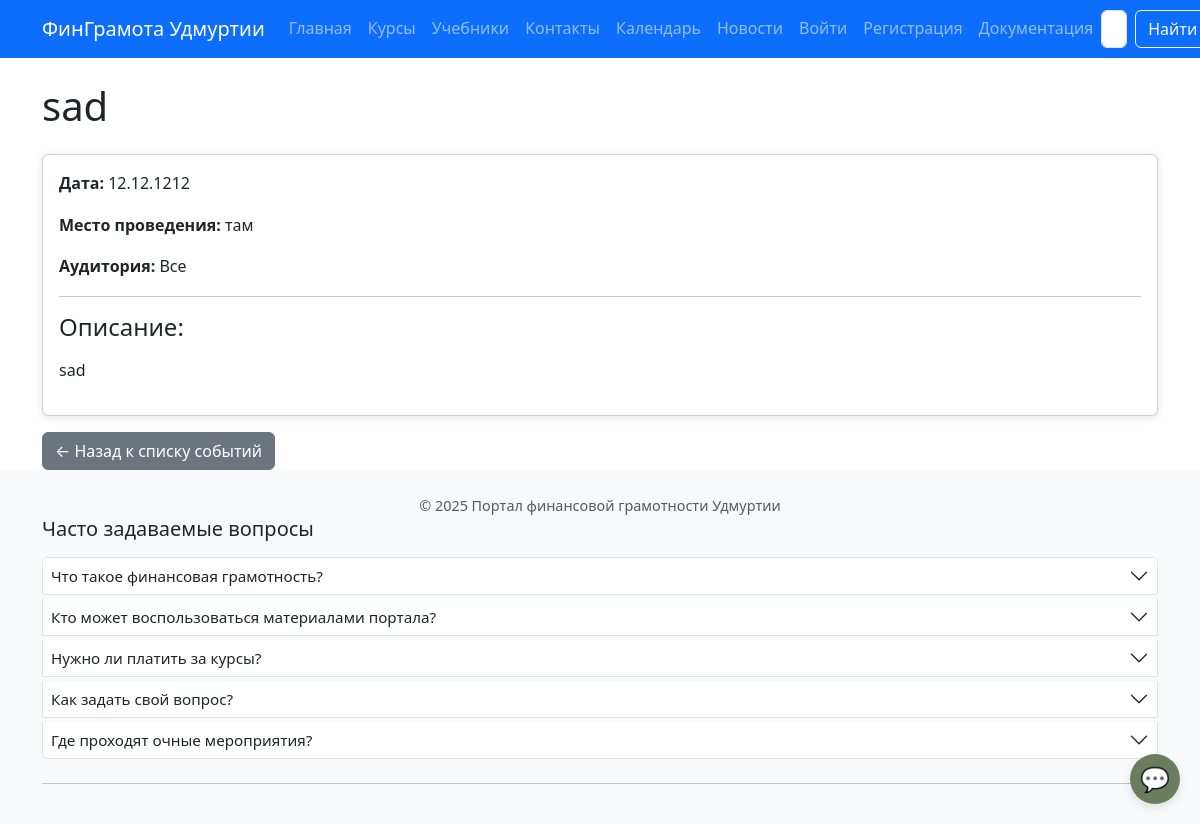
The app's page /events/13/ with its own data.
### core/models.py (models this page shows, shortened)
class Event(models.Model):
    title = models.CharField(max_length=200)
    description = models.TextField()
    date = models.DateField()
    location = models.CharField(max_length=200)
    audience = models.CharField(max_length=50, choices=AUDIENCE_CHOICES, default='все')

### core/views.py (the view)
# urls.py: path('events/<int:event_id>/', views.event_detail_view, name='event_detail'),
def event_detail_view(request, event_id):
    event = get_object_or_404(Event, id=event_id)
    return render(request, 'core/event_detail.html', {'event': event})

### templates/core/event_detail.html
{% extends 'base.html' %}
{% block content %}
<h1>{{ event.title }}</h1>
<div class="card mt-4">
    <div class="card-body">
        <p><strong>Дата:</strong> {{ event.date|date:"d.m.Y" }}</p>
        <p><strong>Место проведения:</strong> {{ event.location }}</p>
        <p><strong>Аудитория:</strong> {{ event.get_audience_display }}</p>
        <hr>
        <h4>Описание:</h4>
        <p>{{ event.description|linebreaks }}</p>
    </div>
</div>
<a href="{% url 'core:events' %}" class="btn btn-secondary mt-3">← Назад к списку событий</a>
{% endblock %}

### static/css/style.css (style rules this page uses)
body { font-size: 1rem; line-height: 1.6; }
.card { box-shadow: 0 2px 8px rgba(0,0,0,0.1); transition: transform 0.2s; }

### templates/base.html (style rules this page uses)
body { display: flex; flex-direction: column; min-height: 100vh; font-size: 1rem; line-height: 1.6; }
body { padding-bottom: 70px; }
@media (min-width: 577px) { body { padding-bottom: 0; } }

### records on screen
Event: title "sad", date "12.12.1212", location "там", audience "Все", description "sad"

### other values on screen
{{ item.question }} "Что такое финансовая грамотность?" "Кто может воспользоваться материалами портала?" "Нужно ли платить за курсы?" "Как задать свой вопрос?" "Где проходят очные мероприятия?"
